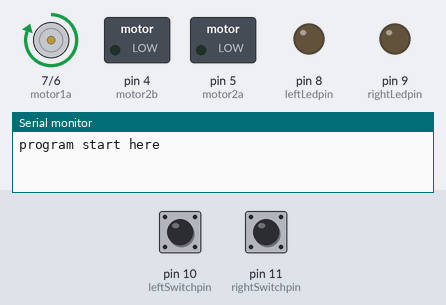
The sketch below on a simulated Arduino Uno, built with avr-gcc and run on an emulated ATmega328P. Shown: motor-driver pin pairs drawn as motors (green arrow = first pin HIGH = forward, orange = second pin HIGH = backward, longer = more drive), switched loads named in the sketch (green lamp = pin HIGH), output pins drawn as LEDs (lit = HIGH), the last lines printed to the serial monitor. Inputs (shaded band) come from the test bench; at power-on: pin 11 (rightSwitchpin) LOW, pin 10 (leftSwitchpin) LOW.

Above: at 1.2 s.
1.3 s: pin 11 (rightSwitchpin) pulled HIGH for 0.15 s
At 1.8 s:
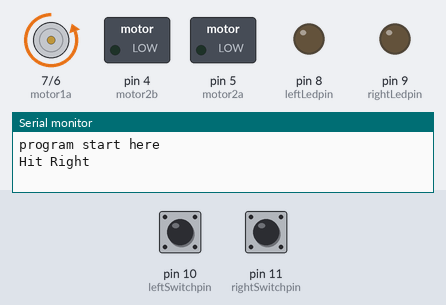
3.0 s: pin 10 (leftSwitchpin) pulled HIGH for 0.15 s
At 3.1 s:
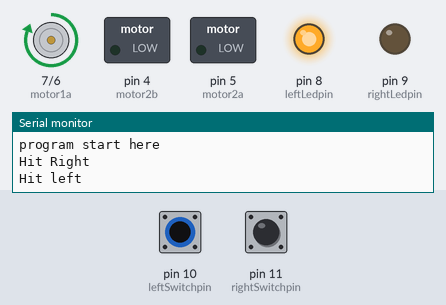
4.7 s: pin 10 (leftSwitchpin) pulled HIGH for 3.2 s
At 9.1 s:
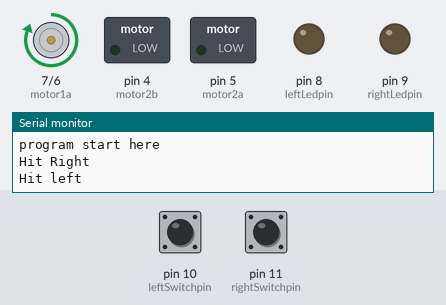
9.4 s: pin 11 (rightSwitchpin) pulled HIGH for 1 s
At 10.2 s:
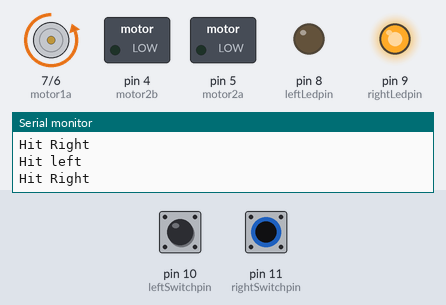
11.9 s: pin 10 (leftSwitchpin) driven HIGH and pin 11 (rightSwitchpin) driven HIGH
At 12.2 s:
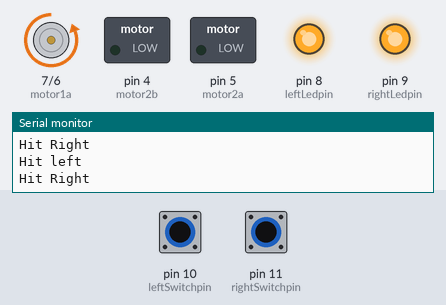
Timing chart, 0 to 14.4 s (numbered marks = the images above; inputs shaded):
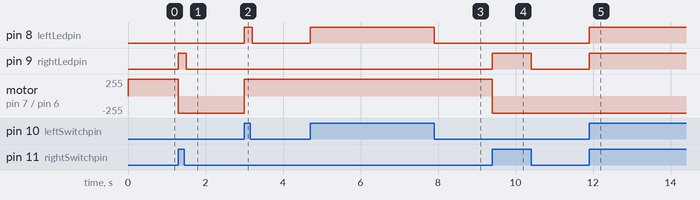

The sketch:

checkhit02.ino
```cpp
#define motor1a 7
#define motor1b 6
#define motor2a 5
#define motor2b 4
#define leftLedpin 8
#define rightLedpin 9
#define leftSwitchpin 10
#define rightSwitchpin 11
int Motor1direction = 1 ;
void initall()
{
 // init motor pin as output
   pinMode(motor1a,OUTPUT);
   pinMode(motor1b,OUTPUT);
   pinMode(motor2a,OUTPUT);
   pinMode(motor2b,OUTPUT);
 // init motor direction Led output
   pinMode(leftLedpin,OUTPUT);
   pinMode(rightLedpin,OUTPUT);
 // init motor direction Led output
   pinMode(leftSwitchpin,INPUT);
   pinMode(rightSwitchpin,INPUT);
//-----------
   digitalWrite(leftLedpin,LOW );
   digitalWrite(rightLedpin,LOW );

}
 void setup()
 {
  initall();
   //init serial for debug
Serial.begin(9600);
Serial.println("program start here ");
 }

 void loop()
 {
  // Serial.println("Motor1 Forward ");
   if (checkLeft())
    {
      if (Motor1direction == 2)
      {
          Serial.println("Hit left ");
          Motor1direction = 1;
      }
    }
   if (checkRight())
    {
      if (Motor1direction == 1)
      {
          Serial.println("Hit Right ");
          Motor1direction = 2;
      }
    }

    if (Motor1direction == 1)
    {
       Motor1Forward();
    }
    else
    {
       Motor1Backward();
    }

  delay(100);
 }

 void Motor1Forward()
 {
   digitalWrite(motor1a,HIGH);
   digitalWrite(motor1b,LOW);
 }
 void Motor1Backward()
 {
   digitalWrite(motor1a,LOW );
   digitalWrite(motor1b,HIGH);
 }
boolean checkLeft()
{
  boolean tmp = false ;
  if (digitalRead(leftSwitchpin) == HIGH)
  {
     digitalWrite(leftLedpin,HIGH );
     tmp = true  ;
  }
  else
  {
     digitalWrite(leftLedpin,LOW );
     tmp = false  ;
  }
  return (tmp) ;
}
boolean checkRight()
{
  boolean tmp = false ;
  if (digitalRead(rightSwitchpin) == HIGH)
  {
     digitalWrite(rightLedpin,HIGH );
     tmp = true  ;
  }
  else
  {
     digitalWrite(rightLedpin,LOW );
     tmp = false  ;
  }
  return (tmp) ;
}
```

Measured:
- after the input at 1.3 s, pin 9 (rightLedpin): LOW → HIGH at once, → LOW 0.20 s later; motor on pin 7 (motor1a) / pin 6 (motor1b): forward 255/255 → backward 255/255 at once
- after the input at 3.0 s, pin 8 (leftLedpin): LOW → HIGH at once, → LOW 0.20 s later; motor on pin 7 (motor1a) / pin 6 (motor1b): backward 255/255 → forward 255/255 at once
- after the input at 4.7 s, pin 8 (leftLedpin): LOW → HIGH at once, → LOW 3.2 s later
- after the input at 9.4 s, pin 9 (rightLedpin): LOW → HIGH at once, → LOW 1.0 s later; motor on pin 7 (motor1a) / pin 6 (motor1b): forward 255/255 → backward 255/255 at once
- after the input at 11.9 s, pin 8 (leftLedpin), pin 9 (rightLedpin): LOW → HIGH at once
